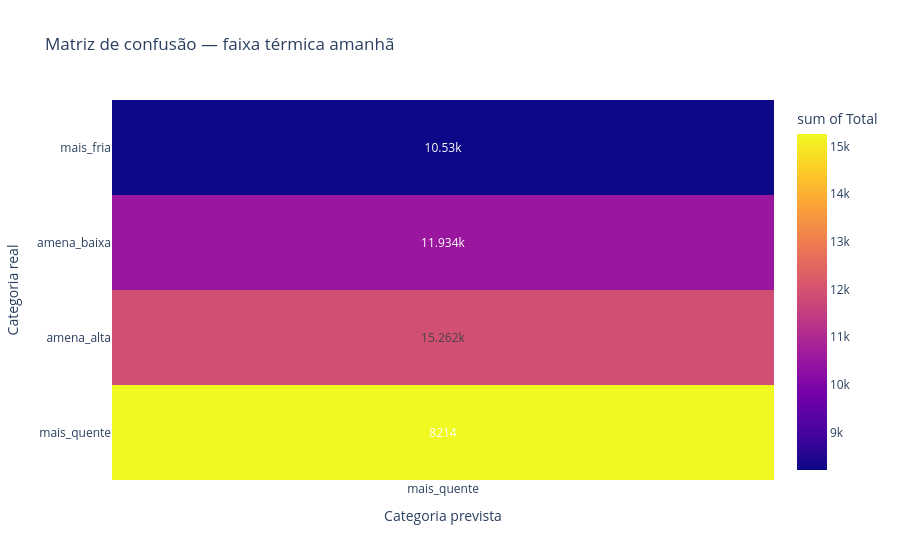

Here is the notebook cell this chart was saved with:
### Markdown cell above
### Gráfico: matriz de confusão — amanhã

### Code cell
fig = px.density_heatmap(
    spark_df_para_dicts(matriz_confusao_amanha),
    x="categoria_prevista",
    y="categoria_real",
    z="total",
    text_auto=True,
    title="Matriz de confusão — faixa térmica amanhã",
    labels={
        "categoria_prevista": "Categoria prevista",
        "categoria_real": "Categoria real",
        "total": "Total"
    },
    category_orders={
        "categoria_real": ["mais_fria", "amena_baixa", "amena_alta", "mais_quente"],
        "categoria_prevista": ["mais_fria", "amena_baixa", "amena_alta", "mais_quente"]
    }
)

fig.show()

### Figure 1 — Plotly figure (JSON) as saved in the notebook; plotly's stock layout.template omitted (floating-point values rounded to 4 significant figures)
{"data": [{"coloraxis": "coloraxis", "histfunc": "sum", "hovertemplate": "Categoria prevista=%{x}<br>Categoria real=%{y}<br>sum of Total=%{z}<extra></extra>", "name": "", "texttemplate": "%{z}", "type": "histogram2d", "x": ["mais_quente", "mais_quente", "mais_quente", "mais_quente"], "xaxis": "x", "xbingroup": "x", "y": ["amena_alta", "amena_baixa", "mais_fria", "mais_quente"], "yaxis": "y", "ybingroup": "y", "z": [11934, 10530, 8214, 15262]}], "layout": {"coloraxis": {"colorbar": {"title": {"text": "sum of Total"}}, "colorscale": [[0, "#0d0887"], [0.1111, "#46039f"], [0.2222, "#7201a8"], [0.3333, "#9c179e"], [0.4444, "#bd3786"], [0.5556, "#d8576b"], [0.6667, "#ed7953"], [0.7778, "#fb9f3a"], [0.8889, "#fdca26"], [1, "#f0f921"]]}, "legend": {"tracegroupgap": 0}, "title": {"text": "Matriz de confusão — faixa térmica amanhã"}, "xaxis": {"anchor": "y", "categoryarray": ["mais_fria", "amena_baixa", "amena_alta", "mais_quente"], "categoryorder": "array", "domain": [0, 1], "title": {"text": "Categoria prevista"}}, "yaxis": {"anchor": "x", "categoryarray": ["mais_quente", "amena_alta", "amena_baixa", "mais_fria"], "categoryorder": "array", "domain": [0, 1], "title": {"text": "Categoria real"}}}}
